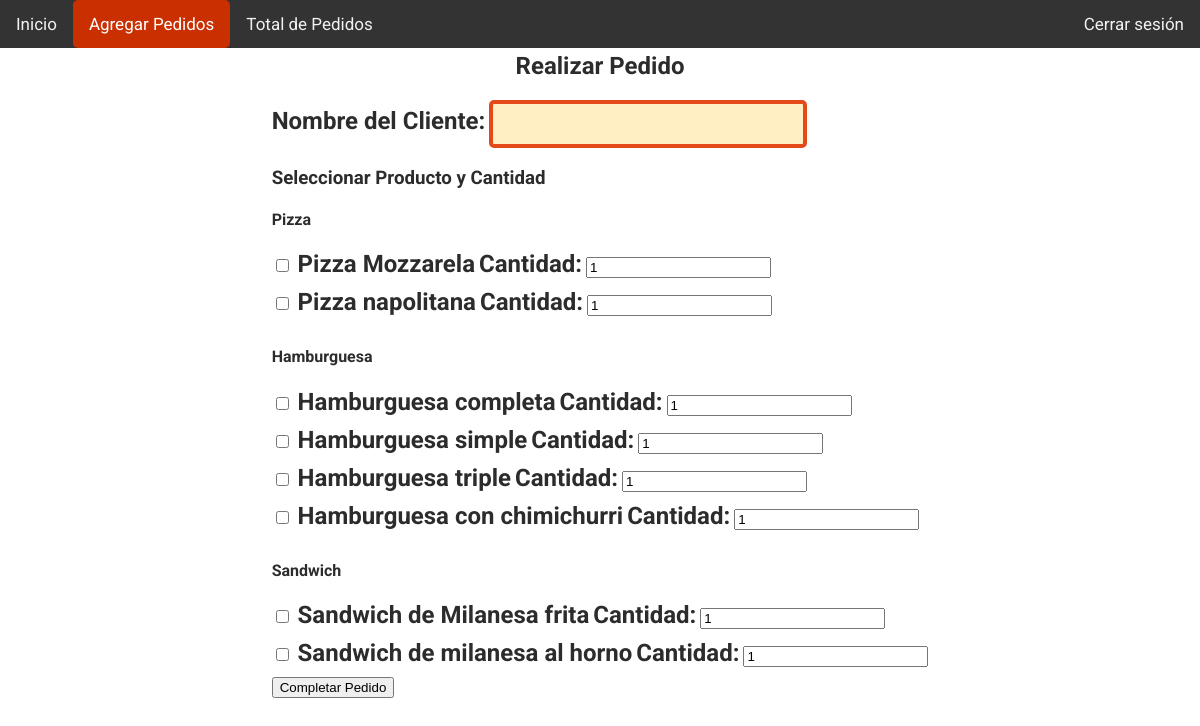
The page /pedidos.php on the database its author committed.
### tables this page shows
CREATE TABLE `productos` (
  `idProductos` int(11) NOT NULL AUTO_INCREMENT,
  `Nombre` varchar(45) NOT NULL,
  `Precio` decimal(10,2) NOT NULL,
  `Descripcion` varchar(100) DEFAULT NULL,
  PRIMARY KEY (`idProductos`)
);

### pedidos.php (the view, shortened to what this page needs)
<?php
include("conexion.php");
$sql_productos = "SELECT * FROM Productos";
$result_productos = $conn->query($sql_productos);
$productos = [];
if ($result_productos->num_rows > 0) {
    while($row = $result_productos->fetch_assoc()) {
        $categoria = explode(' ', $row["Nombre"])[0];
        $productos[$categoria][] = $row;
    }
}
?>
<!DOCTYPE html>
<html lang="es">
<head>
    <link rel="stylesheet" href="style/pedidos.css">
    <link rel='stylesheet' href='style/navbar.css'>
</head>
<body>
<h2 id="realizarpedido">Realizar Pedido</h2>
<form method="POST" action="pedidos.php">
    <div class="form-group">
        <label for="nombreCliente">Nombre del Cliente:</label>
        <input type="text" id="nombreCliente" name="nombreCliente">
    </div>
    <div class="form-group">
        <h3>Seleccionar Producto y Cantidad</h3>
        <?php foreach ($productos as $categoria => $items): ?>
            <div class="categoria-producto">
                <h4><?php echo $categoria; ?></h4>
                <?php foreach ($items as $producto): ?>
                    <label>
                        <input type="checkbox" name="productos[]" value="<?php echo $producto['idProductos']; ?>">
                        <?php echo $producto['Nombre']; ?>
                    </label>
                    <label for="cantidad_<?php echo $producto['idProductos']; ?>">Cantidad:</label>
                    <input type="number" id="cantidad_<?php echo $producto['idProductos']; ?>" name="cantidades[]" value="1" min="1">
                    <br>
                <?php endforeach; ?>
            </div>
        <?php endforeach; ?>
    </div>
    <input type="submit" value="Completar Pedido">
</form>
<div class='navbar'>
    <a href='inicio.php'>Inicio</a>
    <a href='pedidos.php' class='active'>Agregar Pedidos</a>
    <a href='total.php'>Total de Pedidos</a>
    <a href='index.php' style='float:right;'>Cerrar sesión</a>
</div>
</body>
</html>

### style/pedidos.css (style rules this page uses)
body { background-image: url('https://i.imgur.com/IAhbM3F.png'); background-size: cover; background-repeat: no-repeat; background-position: center; font-family: 'Roboto', sans-serif; color: #2c2c2c; margin: 0; padding: 0; display: flex; flex-direction: column; align-items: center; justify-content: center; height: 100vh; }
#nombreCliente { position: relative; z-index: 10; }
label { font-size: 24px; font-weight: bold; color: #2c2c2c; margin-bottom: 10px; display: inline-block; font-family: 'Roboto', sans-serif; }
#realizarpedido { position: relative; margin-top: -50px; }
input[type="text"] { background-color: #ffefc2; width: 300px; height: 30px; font-size: 16px; padding: 5px; border-radius: 5px; border: 4px solid #e4491a; }

### style/navbar.css (style rules this page uses)
body { margin: 0; padding: 0; font-family: 'Roboto', sans-serif; }
.navbar { background-color: #333; width: 100%; position: fixed; top: 0; left: 0; }
.navbar a { float: left; color: #f2f2f2; text-align: center; padding: 14px 16px; text-decoration: none; border-radius: 5px; font-size: 17px; }
.navbar a.active { background-color: #ca2f00; color: white; }

### rows shown on the page
productos: Nombre "Pizza Mozzarela", idProductos "1"
productos: Nombre "Pizza napolitana"
productos: Nombre "Hamburguesa", Nombre "Hamburguesa con chimichurri"
productos: Nombre "Hamburguesa completa"
productos: Nombre "Hamburguesa simple"
productos: Nombre "Hamburguesa triple"
productos: Nombre "Sandwich de Milanesa frita"
productos: Nombre "Sandwich de milanesa al horno"

### other values the page prints
$categoria "Pizza"
$categoria "Sandwich"
